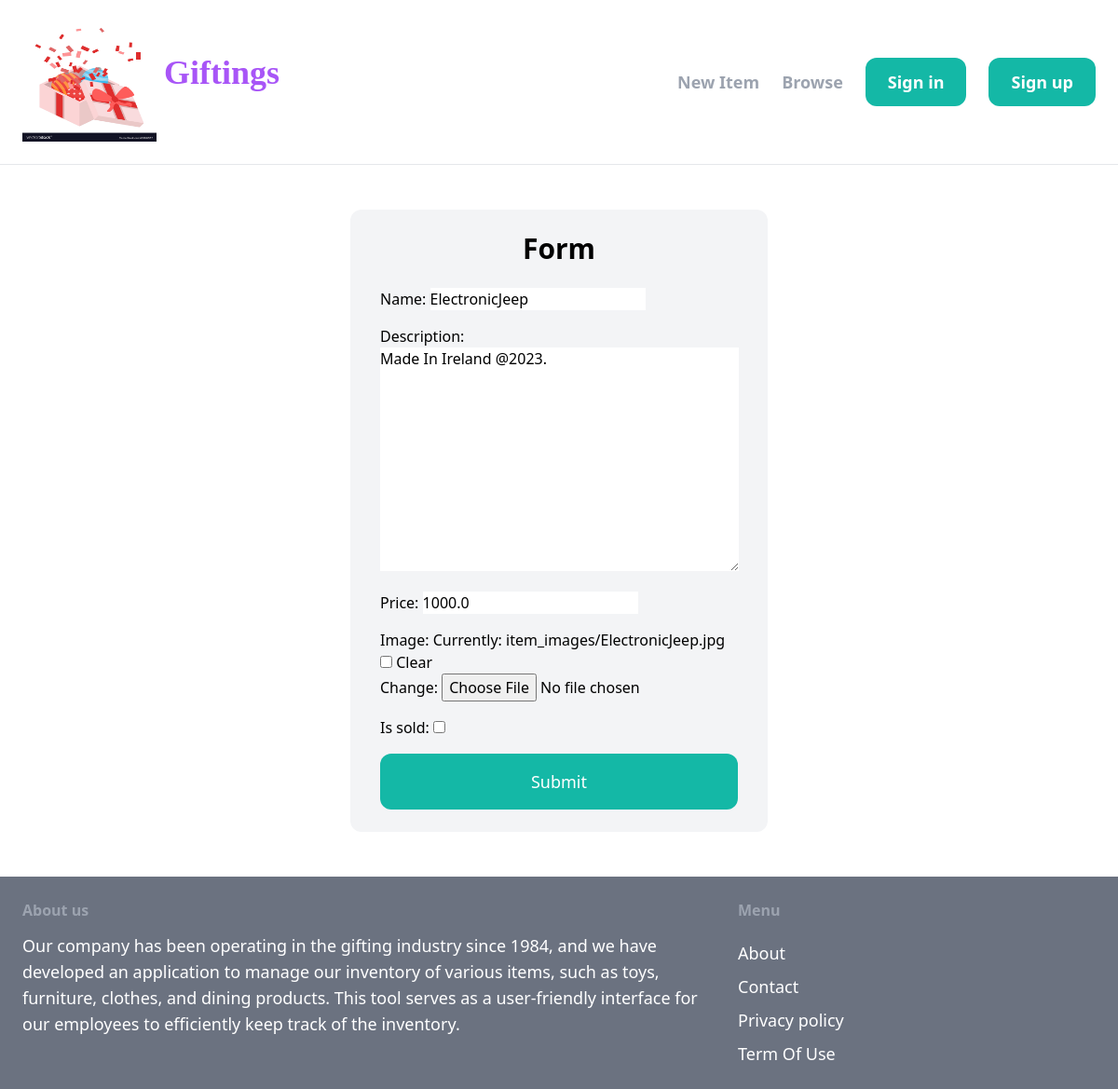
/details/1/edit/, run on an earlier commit of the app's database.
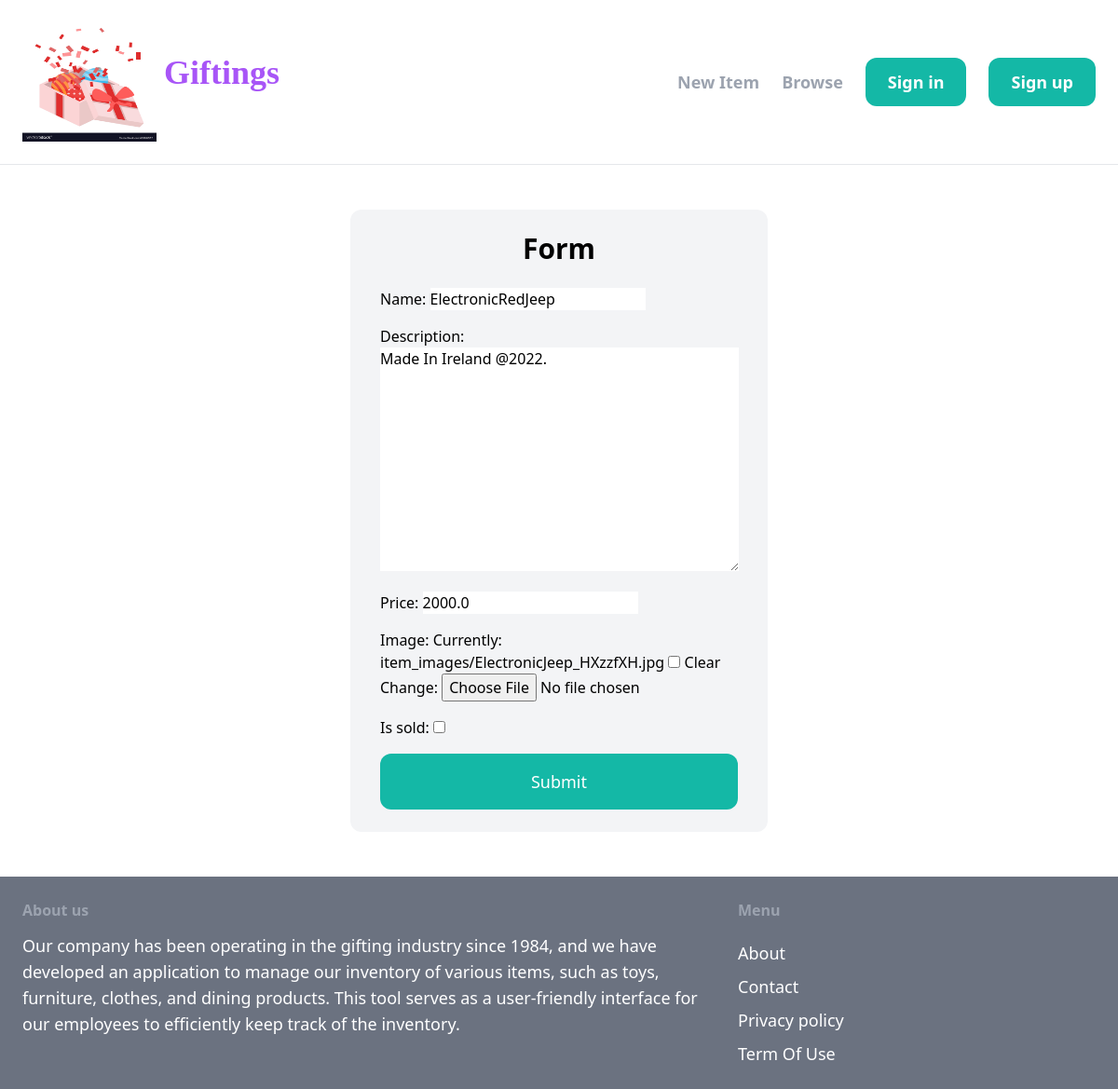
And on a later commit of the database.
### item/models.py (models this page shows, shortened)
class Item(models.Model):
    category=models.ForeignKey(Category,related_name='items',on_delete=models.CASCADE)
    name=models.CharField(max_length=255)
    description=models.TextField(blank=True,null=True)
    price=models.FloatField()
    image=models.ImageField(upload_to="item_images",null=True,blank=True)
    is_sold=models.BooleanField(default=False)
    created_by=models.ForeignKey(User,related_name='items',on_delete=models.CASCADE)
    created_at=models.DateTimeField(auto_now_add=True)

### item/views.py (the view)
# urls.py: path('<int:pk>/edit/',views.EditItemview,name="edit"),
def EditItemview(request,pk):
       item=get_object_or_404(Item,pk=pk)
       if request.method=="POST":
           form=EditItemForm(request.POST, request.FILES,instance=item)
           if form.is_valid():
               form.save()
               return redirect('item:details',pk=item.id)
           else:
               return HttpResponseBadRequest("Invalid form data")
       else :
            form=EditItemForm(instance=item)
            return render(request,'item/form.html',{'form':form})

### item/forms.py
class EditItemForm(forms.ModelForm):
      class Meta:
          model=Item
          fields=['name','description','price','image','is_sold']

### templates/item/form.html (shortened to what this page needs)
{% extends 'gift/base.html' %}
{% block content %}
<div class="flex justify-center my-6">
    <div class="w-full max-w-md bg-gray-100 rounded-xl px-8 py-6">
        <h1 class="text-3xl mb-6 text-center font-bold">Form</h1>
        <form method="post" action="." enctype="multipart/form-data" class="space-y-4">
            {% for field in form %}
            <div class="mb-6">
                {{ field.label_tag }}
                {{ field }}
            </div>
            {% endfor %}
            <button class="block w-full py-4 px-8 text-lg bg-teal-500 text-white rounded-xl hover:bg-teal-700">
                Submit
            </button>
        </form>
    </div>
</div>
{% endblock %}

What changed in the data, as far as the page shows it:
changed Item: name "ElectronicJeep" → "ElectronicRedJeep"; description "Made In Ireland @2023." → "Made In Ireland @2022."; price "1000.0" → "2000.0"
Also different on the page:
text no longer shown: "Currently: item_images/ElectronicJeep.jpg Clear Change:"
text now shown: "Currently: item_images/ElectronicJeep_HXzzfXH.jpg Clear Change:"
